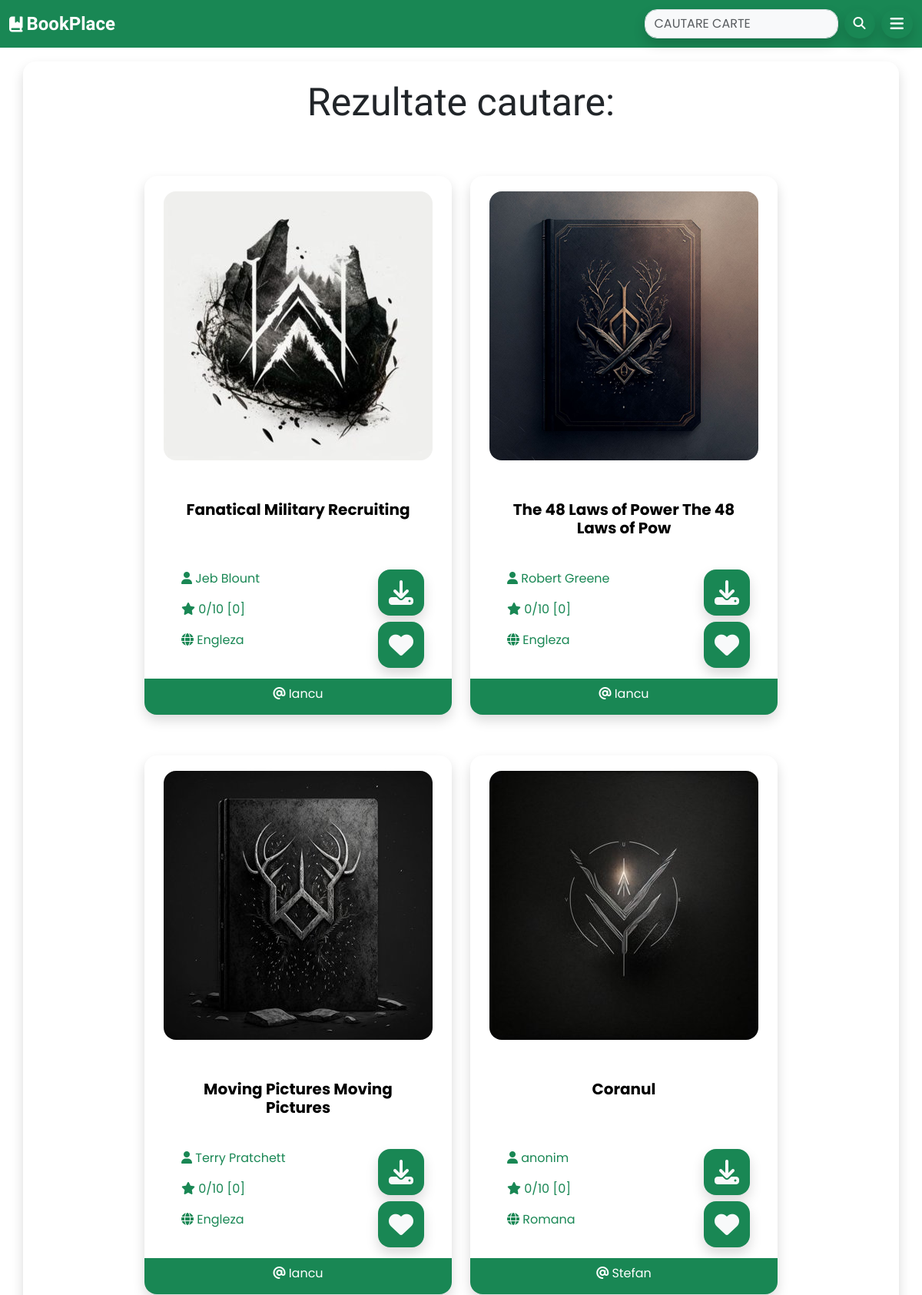
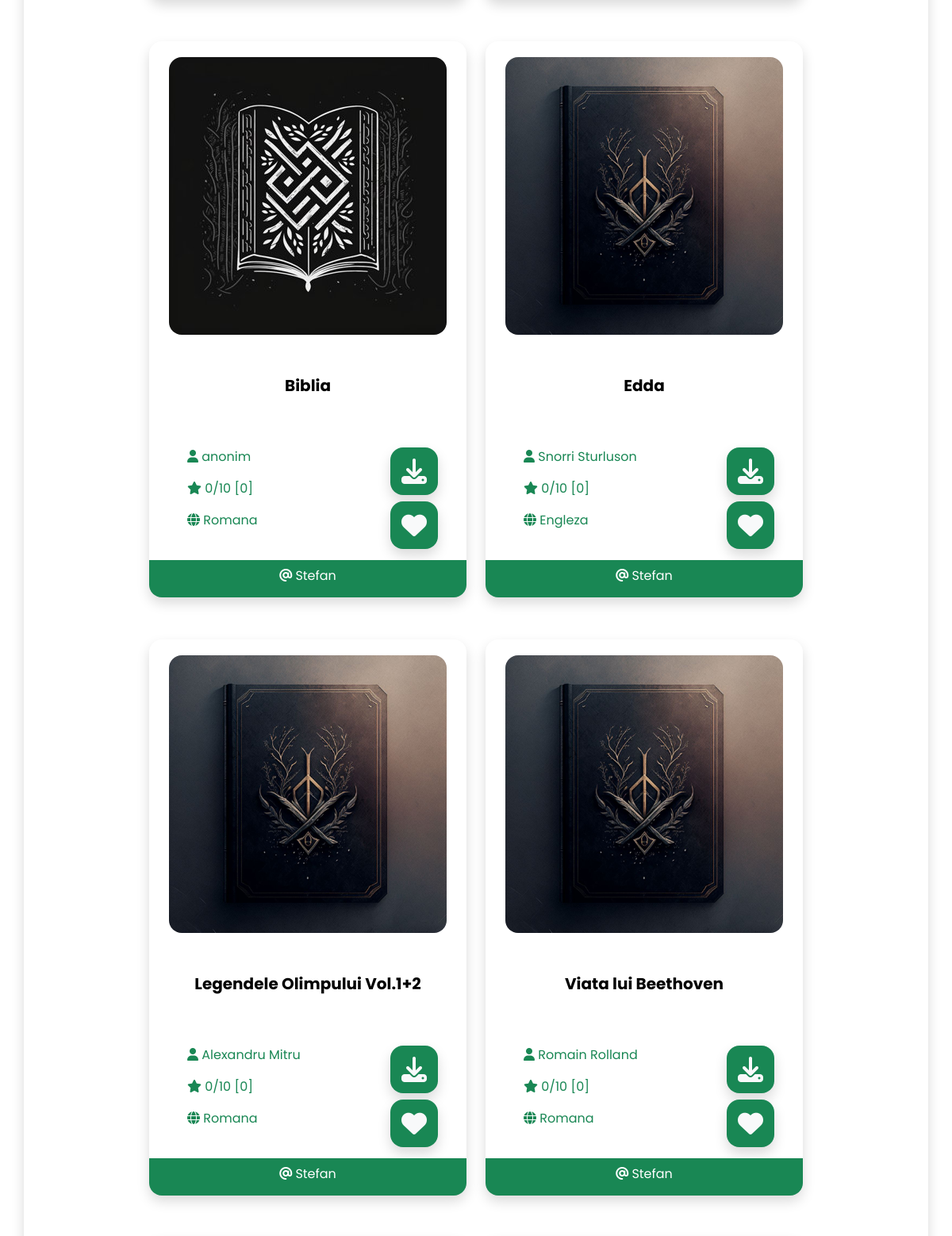
The app's page /search/ (upper part) with its own data (2 pictures, top to bottom).
### store/models.py (models this page shows, shortened)
class Product(models.Model):
    DRAFT = 'draft'
    WAITING_APPROVAL = 'waitingapproval'
    ACTIVE = 'active'
    DELETED = 'deleted'
    STATUS_CHOICES = (
        (DRAFT, 'Ciorna'),
        (WAITING_APPROVAL, 'Asteapta aprobare'),
        (ACTIVE, 'Activ'),
        (DELETED, 'Sters')
    )
    user = models.ForeignKey(User, related_name='products',on_delete=models.CASCADE)
    category=models.ForeignKey(Category, related_name='products',on_delete=models.CASCADE)
    title = models.CharField(max_length=42)
    pdf = models.FileField(upload_to='uploads/pdfs/', blank=False, null=False ,  validators=[FileExtensionValidator(allowed_extensions=["pdf","epub"])])
    thumbnail = models.ImageField(upload_to='uploads/product_images/thumbnails/', blank=True, null= True)
    image = models.ImageField(upload_to='uploads/product_images/', blank=True, null=True)
    editie = models.IntegerField()
    editura = models.CharField(max_length=50)
    description = models.TextField(blank=True)
    author = models.CharField(max_length=19)
    limba = models.CharField(max_length=19)
    created_at = models.DateTimeField(auto_now_add=True)
    slug = models.SlugField(max_length=50)
    status = models.CharField(max_length=50, choices=STATUS_CHOICES, default=ACTIVE)
    recomanda = models.BooleanField(default=False)
    downloads = models.IntegerField(default=0)
    users_wishlist = models.ManyToManyField(User, related_name="user_wishlist",blank=True)
    class Meta:
        ordering = ('-created_at',)
    def get_thumbnail(self):
        if self.thumbnail:
            return self.thumbnail.url
        else:
            if self.image:
                self.thumbnail = self.make_thumbnail(self.image)
                self.save()
                return self.thumbnail.url
            else:
                return '/static/images/photo_2023-02-08_13-03-17.jpg'
    def get_rating(self):
        reviews_total = 0
        for review in self.reviews.all():
            reviews_total += review.rating
        if reviews_total > 0:
            return reviews_total / self.reviews.count()
        return 0

### store/views.py (the view)
# urls.py: path('search/', views.search, name='search'),
def search(request):
    query = request.GET.get('query', '')
    products = Product.objects.filter(status=Product.ACTIVE).filter(
        Q(title__icontains=query)
        |
        Q(author__icontains=query)
        )
    return render(request, 'store/search.html',{
        'query': query,
        'products': products,
    })

### store/templatetags/menu.py (called while the page is built)
@register.inclusion_tag('core/menu.html')
def menu():
    categories = Category.objects.all()
    return {'categories': categories}

### store/templates/store/search.html (shortened to what this page needs)
{% extends 'core/base.html' %}
{% block content %}
<div class="card mx-auto rounded-4 shadow p-3 mb-5 bg-white rounded border-0" style="background-color: white; width: 95%; height: 90%; margin-bottom: 5%;  margin-top: 80px; ">
    <p class="card-title mx-auto" style="font-family:'Dancing Script';font-size: 50px;">Rezultate cautare:</p>
{% if products %}
    {% include 'store/partials/results.html' %}
{% endif %}
{% endblock %}

### store/templates/store/partials/results.html
<div class="d-flex justify-content-center flex-row flex-wrap gap-4  " style="margin-top: 50px;margin-bottom: 5%;margin-left: 2%;margin-right: 2%;">
    {% for product in products %}
        <div style="margin-bottom: -50px;" align="center">
            <div class="card shadow p-3 bg-white border-0 rounded-4" style="width: 400px; height: 700px;margin-bottom: 80px;">
                <div class="image p-1" style="width: 350px; margin-left: 5px;">
                    <a href="{% url 'product_detail'  product.category.slug product.slug %}">
                        <img class="rounded-4" id="corner" src="{{ product.get_thumbnail }}" width="350px" height="350px" alt="Image of {{ product.title }}">
                    </a>
                </div>
                <div class="card-body " style="background-color: white; min-height: 280px;">
                    <div class=" product p-3">
                        <a href="{% url 'product_detail'  product.category.slug product.slug %}" style="color: black; text-decoration: none;">
                            <div class="card-text" align="center" style="min-height: 90px;">
                                <p><strong><h5>{{ product.title }}</h5></strong></p>
                            </div>
                        </a>
                        <div class="d-flex align-self-end">
                            <div class="d-flex me-auto justify-content-start" style="max-height: 100px;">
                                <a href="{% url 'product_detail'  product.category.slug product.slug %}" style="color: black; text-decoration: none;max-width: 230px;max-height: 100px;">
                                    <p class="card-text text-success" align="left"><i class="fa-solid fa-user"></i>&nbsp;{{product.author}}</p>
                                    <p align="left"><span class="text-success"><i class="fa-solid fa-star"></i>&nbsp;{{ product.get_rating }}/10 [{{ product.reviews.count }}]</span></p>
                                    <p class="card-text text-success" align="left"><i class="fa-solid fa-globe"></i>&nbsp;{{product.limba}}</p>
                                </a>
                            </div>
                            <div>
                                <a href="{{ product.pdf.url }}" download class="d-flex align-self-start row mb-2" style="text-decoration: none;">
                                    <button class="btn d-flex bg-success align-items-center justify-content-center text-light border-o rounded-4 shadow p-2" style="width: 60px;height: 60px;">
                                        <i class="fa-sharp fa-solid fa-download fa-2xl"></i>
                                    </button>
                                </a>
                                <a href="{% url 'user_wishlist' product.id %}" class="d-flex align-self-end row mt-2" style="text-decoration: none;">
                                    <button class="btn d-flex bg-success align-items-center justify-content-center text-light border-o rounded-4 shadow p-2" style="width: 60px;height: 60px;">
                                        <i class="fa-sharp fa-solid fa-heart fa-2xl"></i>
                                    </button>
                                </a>
                            </div>
                        </div>
                    </div>
                </div>
                <div class="card-footer d-flex justify-content-center bg-success rounded-bottom-4 border-0" style="width: 400px;padding-bottom: 15px;margin-left: -16px;">
                    <a href="{% url 'publisher_detail' product.user.id %}" style="text-decoration: none;color: white;">
                        <p class="card-text" align="left"><i class="fa-solid fa-at"></i>&nbsp;{% firstof product.user.get_full_name product.user.username %}</p>
                    </a>
                </div>
            </div>
        </div>
    {% endfor %}
</div>

### core/templates/core/base.html (style rules this page uses)
body { font-family: 'Poppins'; }

### records on screen
Product: get_thumbnail (picture), author "Jeb Blount", get_rating "0", reviews.count "0", limba "Engleza", user.username "Iancu"
Product: author "Robert Greene", get_rating "0", reviews.count "0", limba "Engleza", user.username "Iancu"
Product: get_thumbnail (picture), author "Terry Pratchett", get_rating "0", reviews.count "0", limba "Engleza", user.username "Iancu"
Product: get_thumbnail (picture), author "anonim", get_rating "0", reviews.count "0", limba "Romana", user.username "Stefan"
Product: get_thumbnail (picture), author "anonim", get_rating "0", reviews.count "0", limba "Romana", user.username "Stefan"
Product: author "Snorri Sturluson", get_rating "0", reviews.count "0", limba "Engleza", user.username "Stefan"
Product: author "Alexandru Mitru", get_rating "0", reviews.count "0", limba "Romana", user.username "Stefan"
Product: author "Romain Rolland", get_rating "0", reviews.count "0", limba "Romana", user.username "Stefan"
